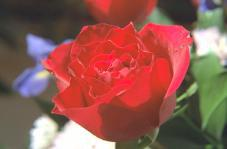
//> input picture modules/jpeg/test/1.jpg, 227 x 149 px
$ ./test_tenengrad   (built with g++ and OpenCV 4)
//> lines starting //> are read from the running program, lines starting //| are printed output that depends on the picture; after the words box and inside, x2 and y2 are one past the last pixel; in counts of white or black regions, pixels touching at a corner belong together
#include "opencv2/highgui.hpp"
#include "opencv2/imgproc.hpp"

#include <ctype.h>
#include <stdio.h>
#include <iostream>

using namespace cv;
using namespace std;


int main (int argc, char *argv[])
{

	Mat imgSource;
	Mat imgGray;
	Mat imgBinary;
	Mat imageSobel;
	Mat imageLUT;
	Mat lookUpTable(1, 256, CV_8U);
	float tenengrad;
	int meanBright;
	unsigned char *plut;

	string imgFileName("1.jpg");

	if (argc > 1) {
		imgFileName = argv[1];
	}
	// 图片读取
	imgSource = imread(imgFileName);
//> imgSource is the input picture: 149 rows x 227 cols, CV_8UC3; mean B, G, R 81.5, 90.5, 146.3
	// 灰度转换
	cvtColor(imgSource, imgGray, CV_BGR2GRAY);
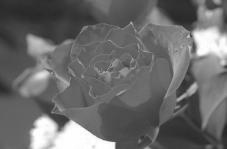
//> imgGray: 149 rows x 227 cols, CV_8UC1; min 35, max 255, mean 106.2
	// 亮度归一化
	plut = lookUpTable.data;
	meanBright = mean(imgGray)[0];
//> meanBright = 106
	for (int i = 0; i < 256; i++)
	{
		int tmp = i * 128 / meanBright;
		plut[i] = tmp > 255 ? 255 : tmp;
	}
//> this loop made 256 passes
//> tmp on passes 1 to 3: 0, 1, 2
//> after the loop, lookUpTable = 256 values from 0 to 255
	LUT(imgGray, lookUpTable, imageLUT);
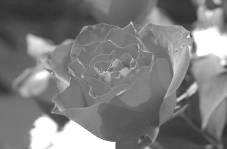
//> imageLUT: 149 rows x 227 cols, CV_8UC1; min 42, max 255, mean 125.1
	imwrite("1g.jpg", imageLUT);
	// 二值化
	threshold(imgGray, imgBinary, 0, 255, THRESH_BINARY|THRESH_OTSU);
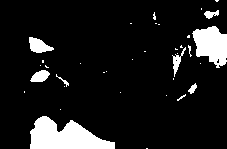
//> imgBinary: 149 rows x 227 cols, CV_8UC1; 10.6% white; 36 white regions (27 under 20 px), largest, box (x1, y1, x2, y2) and area: (30, 116, 115, 149) 1765, (192, 26, 227, 68) 999, (29, 37, 54, 53) 244
	imwrite("1b.jpg", imgBinary);
	// 梯度计算
	Sobel(imageLUT, imageSobel, CV_16U, 1, 1);
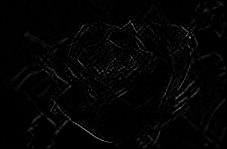
//> imageSobel: 149 rows x 227 cols, CV_16UC1; min 0, max 147, mean 3.6
	// 梯度平均值
	tenengrad = mean(imageSobel)[0];
//> tenengrad = 3.63
	cout << "img:" << imgFileName << ",result:" << tenengrad << endl;
//| img:1.jpg,result:3.6322
	// 保存图片
	imwrite("1n.jpg", imageSobel);


	return 0;
}
